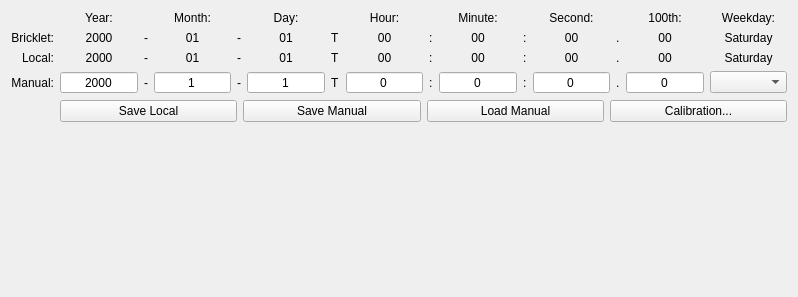
<?xml version="1.0" encoding="UTF-8"?>
<ui version="4.0">
 <class>RealTimeClock</class>
 <widget class="QWidget" name="RealTimeClock">
  <property name="geometry">
   <rect>
    <x>0</x>
    <y>0</y>
    <width>798</width>
    <height>297</height>
   </rect>
  </property>
  <property name="windowTitle">
   <string>Form</string>
  </property>
  <layout class="QVBoxLayout" name="verticalLayout">
   <item>
    <layout class="QGridLayout" name="gridLayout_2">
     <item row="1" column="0">
      <widget class="QLabel" name="label_rtc_bricklet">
       <property name="sizePolicy">
        <sizepolicy hsizetype="Fixed" vsizetype="Preferred">
         <horstretch>0</horstretch>
         <verstretch>0</verstretch>
        </sizepolicy>
       </property>
       <property name="text">
        <string>Bricklet:</string>
       </property>
       <property name="alignment">
        <set>Qt::AlignRight|Qt::AlignTrailing|Qt::AlignVCenter</set>
       </property>
      </widget>
     </item>
     <item row="3" column="0">
      <widget class="QLabel" name="label_rtc_manual">
       <property name="text">
        <string>Manual:</string>
       </property>
       <property name="alignment">
        <set>Qt::AlignRight|Qt::AlignTrailing|Qt::AlignVCenter</set>
       </property>
      </widget>
     </item>
     <item row="2" column="0">
      <widget class="QLabel" name="label_10">
       <property name="text">
        <string>Local:</string>
       </property>
       <property name="alignment">
        <set>Qt::AlignRight|Qt::AlignTrailing|Qt::AlignVCenter</set>
       </property>
      </widget>
     </item>
     <item row="0" column="1">
      <widget class="QLabel" name="label_29">
       <property name="text">
        <string>Year:</string>
       </property>
       <property name="alignment">
        <set>Qt::AlignCenter</set>
       </property>
      </widget>
     </item>
     <item row="1" column="2">
      <widget class="QLabel" name="label_20">
       <property name="sizePolicy">
        <sizepolicy hsizetype="Fixed" vsizetype="Preferred">
         <horstretch>0</horstretch>
         <verstretch>0</verstretch>
        </sizepolicy>
       </property>
       <property name="text">
        <string>-</string>
       </property>
      </widget>
     </item>
     <item row="3" column="1">
      <widget class="QSpinBox" name="spin_year_manual">
       <property name="alignment">
        <set>Qt::AlignCenter</set>
       </property>
       <property name="buttonSymbols">
        <enum>QAbstractSpinBox::NoButtons</enum>
       </property>
       <property name="minimum">
        <number>2000</number>
       </property>
       <property name="maximum">
        <number>2099</number>
       </property>
      </widget>
     </item>
     <item row="2" column="2">
      <widget class="QLabel" name="label_14">
       <property name="sizePolicy">
        <sizepolicy hsizetype="Fixed" vsizetype="Preferred">
         <horstretch>0</horstretch>
         <verstretch>0</verstretch>
        </sizepolicy>
       </property>
       <property name="text">
        <string>-</string>
       </property>
      </widget>
     </item>
     <item row="3" column="2">
      <widget class="QLabel" name="label_3">
       <property name="sizePolicy">
        <sizepolicy hsizetype="Fixed" vsizetype="Preferred">
         <horstretch>0</horstretch>
         <verstretch>0</verstretch>
        </sizepolicy>
       </property>
       <property name="text">
        <string>-</string>
       </property>
      </widget>
     </item>
     <item row="3" column="3">
      <widget class="LeadingZeroSpinBox" name="spin_month_manual">
       <property name="alignment">
        <set>Qt::AlignCenter</set>
       </property>
       <property name="buttonSymbols">
        <enum>QAbstractSpinBox::NoButtons</enum>
       </property>
       <property name="minimum">
        <number>1</number>
       </property>
       <property name="maximum">
        <number>12</number>
       </property>
      </widget>
     </item>
     <item row="0" column="3">
      <widget class="QLabel" name="label_28">
       <property name="text">
        <string>Month:</string>
       </property>
       <property name="alignment">
        <set>Qt::AlignCenter</set>
       </property>
      </widget>
     </item>
     <item row="1" column="4">
      <widget class="QLabel" name="label_21">
       <property name="sizePolicy">
        <sizepolicy hsizetype="Fixed" vsizetype="Preferred">
         <horstretch>0</horstretch>
         <verstretch>0</verstretch>
        </sizepolicy>
       </property>
       <property name="text">
        <string>-</string>
       </property>
      </widget>
     </item>
     <item row="2" column="4">
      <widget class="QLabel" name="label_15">
       <property name="sizePolicy">
        <sizepolicy hsizetype="Fixed" vsizetype="Preferred">
         <horstretch>0</horstretch>
         <verstretch>0</verstretch>
        </sizepolicy>
       </property>
       <property name="text">
        <string>-</string>
       </property>
      </widget>
     </item>
     <item row="3" column="4">
      <widget class="QLabel" name="label_4">
       <property name="sizePolicy">
        <sizepolicy hsizetype="Fixed" vsizetype="Preferred">
         <horstretch>0</horstretch>
         <verstretch>0</verstretch>
        </sizepolicy>
       </property>
       <property name="text">
        <string>-</string>
       </property>
      </widget>
     </item>
     <item row="3" column="5">
      <widget class="LeadingZeroSpinBox" name="spin_day_manual">
       <property name="alignment">
        <set>Qt::AlignCenter</set>
       </property>
       <property name="buttonSymbols">
        <enum>QAbstractSpinBox::NoButtons</enum>
       </property>
       <property name="minimum">
        <number>1</number>
       </property>
       <property name="maximum">
        <number>31</number>
       </property>
      </widget>
     </item>
     <item row="1" column="6">
      <widget class="QLabel" name="label_19">
       <property name="sizePolicy">
        <sizepolicy hsizetype="Fixed" vsizetype="Preferred">
         <horstretch>0</horstretch>
         <verstretch>0</verstretch>
        </sizepolicy>
       </property>
       <property name="text">
        <string>T</string>
       </property>
      </widget>
     </item>
     <item row="2" column="6">
      <widget class="QLabel" name="label_13">
       <property name="sizePolicy">
        <sizepolicy hsizetype="Fixed" vsizetype="Preferred">
         <horstretch>0</horstretch>
         <verstretch>0</verstretch>
        </sizepolicy>
       </property>
       <property name="text">
        <string>T</string>
       </property>
      </widget>
     </item>
     <item row="3" column="6">
      <widget class="QLabel" name="label_5">
       <property name="sizePolicy">
        <sizepolicy hsizetype="Fixed" vsizetype="Preferred">
         <horstretch>0</horstretch>
         <verstretch>0</verstretch>
        </sizepolicy>
       </property>
       <property name="text">
        <string>T</string>
       </property>
      </widget>
     </item>
     <item row="0" column="5">
      <widget class="QLabel" name="label_30">
       <property name="text">
        <string>Day:</string>
       </property>
       <property name="alignment">
        <set>Qt::AlignCenter</set>
       </property>
      </widget>
     </item>
     <item row="3" column="7">
      <widget class="LeadingZeroSpinBox" name="spin_hour_manual">
       <property name="alignment">
        <set>Qt::AlignCenter</set>
       </property>
       <property name="buttonSymbols">
        <enum>QAbstractSpinBox::NoButtons</enum>
       </property>
       <property name="maximum">
        <number>23</number>
       </property>
      </widget>
     </item>
     <item row="1" column="8">
      <widget class="QLabel" name="label_18">
       <property name="sizePolicy">
        <sizepolicy hsizetype="Fixed" vsizetype="Preferred">
         <horstretch>0</horstretch>
         <verstretch>0</verstretch>
        </sizepolicy>
       </property>
       <property name="text">
        <string>:</string>
       </property>
      </widget>
     </item>
     <item row="2" column="8">
      <widget class="QLabel" name="label_12">
       <property name="sizePolicy">
        <sizepolicy hsizetype="Fixed" vsizetype="Preferred">
         <horstretch>0</horstretch>
         <verstretch>0</verstretch>
        </sizepolicy>
       </property>
       <property name="text">
        <string>:</string>
       </property>
      </widget>
     </item>
     <item row="3" column="8">
      <widget class="QLabel" name="label_6">
       <property name="sizePolicy">
        <sizepolicy hsizetype="Fixed" vsizetype="Preferred">
         <horstretch>0</horstretch>
         <verstretch>0</verstretch>
        </sizepolicy>
       </property>
       <property name="text">
        <string>:</string>
       </property>
      </widget>
     </item>
     <item row="3" column="9">
      <widget class="LeadingZeroSpinBox" name="spin_minute_manual">
       <property name="alignment">
        <set>Qt::AlignCenter</set>
       </property>
       <property name="buttonSymbols">
        <enum>QAbstractSpinBox::NoButtons</enum>
       </property>
       <property name="maximum">
        <number>59</number>
       </property>
      </widget>
     </item>
     <item row="0" column="7">
      <widget class="QLabel" name="label_31">
       <property name="text">
        <string>Hour:</string>
       </property>
       <property name="alignment">
        <set>Qt::AlignCenter</set>
       </property>
      </widget>
     </item>
     <item row="0" column="9">
      <widget class="QLabel" name="label_32">
       <property name="text">
        <string>Minute:</string>
       </property>
       <property name="alignment">
        <set>Qt::AlignCenter</set>
       </property>
      </widget>
     </item>
     <item row="1" column="10">
      <widget class="QLabel" name="label_17">
       <property name="sizePolicy">
        <sizepolicy hsizetype="Fixed" vsizetype="Preferred">
         <horstretch>0</horstretch>
         <verstretch>0</verstretch>
        </sizepolicy>
       </property>
       <property name="text">
        <string>:</string>
       </property>
      </widget>
     </item>
     <item row="2" column="10">
      <widget class="QLabel" name="label_11">
       <property name="sizePolicy">
        <sizepolicy hsizetype="Fixed" vsizetype="Preferred">
         <horstretch>0</horstretch>
         <verstretch>0</verstretch>
        </sizepolicy>
       </property>
       <property name="text">
        <string>:</string>
       </property>
      </widget>
     </item>
     <item row="3" column="10">
      <widget class="QLabel" name="label_7">
       <property name="sizePolicy">
        <sizepolicy hsizetype="Fixed" vsizetype="Preferred">
         <horstretch>0</horstretch>
         <verstretch>0</verstretch>
        </sizepolicy>
       </property>
       <property name="text">
        <string>:</string>
       </property>
      </widget>
     </item>
     <item row="3" column="11">
      <widget class="LeadingZeroSpinBox" name="spin_second_manual">
       <property name="alignment">
        <set>Qt::AlignCenter</set>
       </property>
       <property name="buttonSymbols">
        <enum>QAbstractSpinBox::NoButtons</enum>
       </property>
       <property name="maximum">
        <number>59</number>
       </property>
      </widget>
     </item>
     <item row="1" column="12">
      <widget class="QLabel" name="label_16">
       <property name="sizePolicy">
        <sizepolicy hsizetype="Fixed" vsizetype="Preferred">
         <horstretch>0</horstretch>
         <verstretch>0</verstretch>
        </sizepolicy>
       </property>
       <property name="text">
        <string>.</string>
       </property>
      </widget>
     </item>
     <item row="2" column="12">
      <widget class="QLabel" name="label_2">
       <property name="sizePolicy">
        <sizepolicy hsizetype="Fixed" vsizetype="Preferred">
         <horstretch>0</horstretch>
         <verstretch>0</verstretch>
        </sizepolicy>
       </property>
       <property name="text">
        <string>.</string>
       </property>
      </widget>
     </item>
     <item row="3" column="12">
      <widget class="QLabel" name="label_8">
       <property name="sizePolicy">
        <sizepolicy hsizetype="Fixed" vsizetype="Preferred">
         <horstretch>0</horstretch>
         <verstretch>0</verstretch>
        </sizepolicy>
       </property>
       <property name="text">
        <string>.</string>
       </property>
      </widget>
     </item>
     <item row="3" column="13">
      <widget class="LeadingZeroSpinBox" name="spin_centisecond_manual">
       <property name="alignment">
        <set>Qt::AlignCenter</set>
       </property>
       <property name="buttonSymbols">
        <enum>QAbstractSpinBox::NoButtons</enum>
       </property>
      </widget>
     </item>
     <item row="3" column="14">
      <widget class="QComboBox" name="combo_weekday_manual">
       <property name="sizePolicy">
        <sizepolicy hsizetype="Preferred" vsizetype="Fixed">
         <horstretch>0</horstretch>
         <verstretch>0</verstretch>
        </sizepolicy>
       </property>
       <property name="toolTip">
        <string>Weekday</string>
       </property>
      </widget>
     </item>
     <item row="4" column="1" colspan="14">
      <layout class="QHBoxLayout" name="horizontalLayout_2">
       <item>
        <widget class="QPushButton" name="button_save_local">
         <property name="text">
          <string>Save Local</string>
         </property>
        </widget>
       </item>
       <item>
        <widget class="QPushButton" name="button_save_manual">
         <property name="text">
          <string>Save Manual</string>
         </property>
        </widget>
       </item>
       <item>
        <widget class="QPushButton" name="button_load_manual">
         <property name="text">
          <string>Load Manual</string>
         </property>
        </widget>
       </item>
       <item>
        <widget class="QPushButton" name="button_calibration">
         <property name="text">
          <string>Calibration...</string>
         </property>
        </widget>
       </item>
      </layout>
     </item>
     <item row="0" column="11">
      <widget class="QLabel" name="label_33">
       <property name="text">
        <string>Second:</string>
       </property>
       <property name="alignment">
        <set>Qt::AlignCenter</set>
       </property>
      </widget>
     </item>
     <item row="0" column="13">
      <widget class="QLabel" name="label_34">
       <property name="text">
        <string>100th:</string>
       </property>
       <property name="alignment">
        <set>Qt::AlignCenter</set>
       </property>
      </widget>
     </item>
     <item row="0" column="14">
      <widget class="QLabel" name="label_47">
       <property name="text">
        <string>Weekday:</string>
       </property>
       <property name="alignment">
        <set>Qt::AlignCenter</set>
       </property>
      </widget>
     </item>
     <item row="1" column="1">
      <widget class="QLabel" name="label_year_bricklet">
       <property name="text">
        <string>2000</string>
       </property>
       <property name="alignment">
        <set>Qt::AlignCenter</set>
       </property>
      </widget>
     </item>
     <item row="1" column="3">
      <widget class="QLabel" name="label_month_bricklet">
       <property name="text">
        <string>01</string>
       </property>
       <property name="alignment">
        <set>Qt::AlignCenter</set>
       </property>
      </widget>
     </item>
     <item row="1" column="5">
      <widget class="QLabel" name="label_day_bricklet">
       <property name="text">
        <string>01</string>
       </property>
       <property name="alignment">
        <set>Qt::AlignCenter</set>
       </property>
      </widget>
     </item>
     <item row="1" column="7">
      <widget class="QLabel" name="label_hour_bricklet">
       <property name="text">
        <string>00</string>
       </property>
       <property name="alignment">
        <set>Qt::AlignCenter</set>
       </property>
      </widget>
     </item>
     <item row="1" column="9">
      <widget class="QLabel" name="label_minute_bricklet">
       <property name="text">
        <string>00</string>
       </property>
       <property name="alignment">
        <set>Qt::AlignCenter</set>
       </property>
      </widget>
     </item>
     <item row="1" column="11">
      <widget class="QLabel" name="label_second_bricklet">
       <property name="text">
        <string>00</string>
       </property>
       <property name="alignment">
        <set>Qt::AlignCenter</set>
       </property>
      </widget>
     </item>
     <item row="1" column="13">
      <widget class="QLabel" name="label_centisecond_bricklet">
       <property name="text">
        <string>00</string>
       </property>
       <property name="alignment">
        <set>Qt::AlignCenter</set>
       </property>
      </widget>
     </item>
     <item row="1" column="14">
      <widget class="QLabel" name="label_weekday_bricklet">
       <property name="text">
        <string>Saturday</string>
       </property>
       <property name="alignment">
        <set>Qt::AlignCenter</set>
       </property>
      </widget>
     </item>
     <item row="2" column="1">
      <widget class="QLabel" name="label_year_local">
       <property name="text">
        <string>2000</string>
       </property>
       <property name="alignment">
        <set>Qt::AlignCenter</set>
       </property>
      </widget>
     </item>
     <item row="2" column="3">
      <widget class="QLabel" name="label_month_local">
       <property name="text">
        <string>01</string>
       </property>
       <property name="alignment">
        <set>Qt::AlignCenter</set>
       </property>
      </widget>
     </item>
     <item row="2" column="5">
      <widget class="QLabel" name="label_day_local">
       <property name="text">
        <string>01</string>
       </property>
       <property name="alignment">
        <set>Qt::AlignCenter</set>
       </property>
      </widget>
     </item>
     <item row="2" column="7">
      <widget class="QLabel" name="label_hour_local">
       <property name="text">
        <string>00</string>
       </property>
       <property name="alignment">
        <set>Qt::AlignCenter</set>
       </property>
      </widget>
     </item>
     <item row="2" column="9">
      <widget class="QLabel" name="label_minute_local">
       <property name="text">
        <string>00</string>
       </property>
       <property name="alignment">
        <set>Qt::AlignCenter</set>
       </property>
      </widget>
     </item>
     <item row="2" column="11">
      <widget class="QLabel" name="label_second_local">
       <property name="text">
        <string>00</string>
       </property>
       <property name="alignment">
        <set>Qt::AlignCenter</set>
       </property>
      </widget>
     </item>
     <item row="2" column="13">
      <widget class="QLabel" name="label_centisecond_local">
       <property name="text">
        <string>00</string>
       </property>
       <property name="alignment">
        <set>Qt::AlignCenter</set>
       </property>
      </widget>
     </item>
     <item row="2" column="14">
      <widget class="QLabel" name="label_weekday_local">
       <property name="text">
        <string>Saturday</string>
       </property>
       <property name="alignment">
        <set>Qt::AlignCenter</set>
       </property>
      </widget>
     </item>
    </layout>
   </item>
   <item>
    <spacer name="verticalSpacer">
     <property name="orientation">
      <enum>Qt::Vertical</enum>
     </property>
     <property name="sizeHint" stdset="0">
      <size>
       <width>20</width>
       <height>137</height>
      </size>
     </property>
    </spacer>
   </item>
  </layout>
 </widget>
 <customwidgets>
  <customwidget>
   <class>LeadingZeroSpinBox</class>
   <extends>QSpinBox</extends>
   <header location="global">brickv.leading_zero_spin_box</header>
  </customwidget>
 </customwidgets>
 <resources/>
 <connections/>
</ui>
